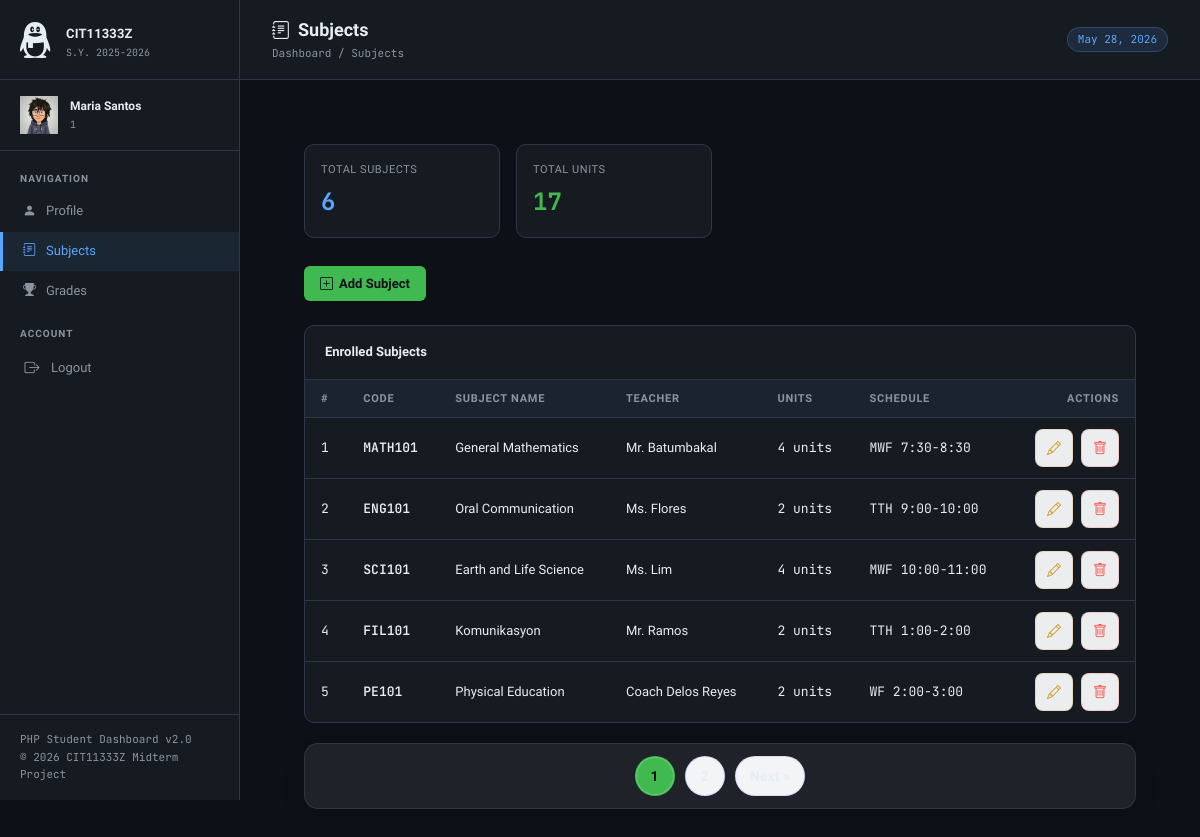
The app's page /admin/subjects.php (signed in) with its own data.
### tables this page shows
CREATE TABLE IF NOT EXISTS subjects (
    id       INT AUTO_INCREMENT PRIMARY KEY,
    user_id  INT NOT NULL,
    code     VARCHAR(20)  NOT NULL,
    name     VARCHAR(100) NOT NULL,
    teacher  VARCHAR(100),
    units    INT,
    schedule VARCHAR(50),
    status   VARCHAR(20) DEFAULT 'Active',
    FOREIGN KEY (user_id) REFERENCES users(id) ON DELETE CASCADE
);

### classes/BaseModel.php (called while the page is built, shortened)
<?php
class BaseModel
{
    public function __construct()
    {
        if (defined('DB_HOST') && defined('DB_NAME') && defined('DB_USER') && defined('DB_PASS')) {
            $dsn = sprintf('mysql:host=%s;dbname=%s;charset=utf8mb4', DB_HOST, DB_NAME);
            $this->pdo = new PDO($dsn, DB_USER, DB_PASS, [
                PDO::ATTR_ERRMODE => PDO::ERRMODE_EXCEPTION,
                PDO::ATTR_DEFAULT_FETCH_MODE => PDO::FETCH_ASSOC,
            ]);
            return;
        }
        throw new RuntimeException('No PDO available. Ensure admin/db.php defines a $pdo or DB_* constants.');
    }
}

### classes/Subject.php (called while the page is built, shortened)
<?php
require_once __DIR__ . '/BaseModel.php';
class Subject extends BaseModel
{
    private function userId(): int {
        return (int) ($_SESSION['user']['id'] ?? 0);
    }
    public function getAll(?int $limit = null, ?int $offset = null): array {
        $uid = $this->userId();
        $sql = 'SELECT * FROM subjects WHERE user_id = :uid ORDER BY id ASC';
        if ($limit !== null) {
            $sql .= ' LIMIT :limit';
        }
        $stmt = $this->pdo->prepare($sql);
        $stmt->bindValue(':uid', $uid, PDO::PARAM_INT);
        if ($limit !== null) {
            $stmt->bindValue(':limit', $limit, PDO::PARAM_INT);
        }
        $stmt->execute();
        return $stmt->fetchAll();
    }
    public function countAll(): int {
        $stmt = $this->pdo->prepare('SELECT COUNT(*) AS cnt FROM subjects WHERE user_id = ?');
        $stmt->execute([$this->userId()]);
        return (int) ($stmt->fetch()['cnt'] ?? 0);
    }
    public function stats(): array {
        $stmt = $this->pdo->prepare('SELECT COUNT(*) AS total, COALESCE(SUM(units),0) AS total_units FROM subjects WHERE user_id = ?');
        $stmt->execute([$this->userId()]);
        $row = $stmt->fetch();
        return [
            'total'       => (int) ($row['total']      ?? 0),
            'total_units' => (int) ($row['total_units'] ?? 0),
        ];
    }
}

### admin/subjects.php (the view, shortened to what this page needs)
<?php
require_once __DIR__ . '/../classes/Subject.php';
$subjectModel = new Subject();
$perPage = 5;
$page = max(1, (int)($_GET['page'] ?? 1));
$offset = ($page - 1) * $perPage;
$subjects = $subjectModel->getAll($perPage, $offset);
$total_subjects = $subjectModel->countAll();
$stats = $subjectModel->stats();
$total_units = (int) ($stats['total_units'] ?? array_sum(array_column($subjects, 'units')));
$page_icon   = '<i class="bi bi-journal-text"></i>';
include 'header.php';
?>
<main class="content">
    <div class="stats-row">
        <div class="stat-card">
            <div class="stat-label">Total Subjects</div>
            <div class="stat-value blue"><?= $total_subjects ?></div>
        </div>
        <div class="stat-card">
            <div class="stat-label">Total Units</div>
            <div class="stat-value green"><?= $total_units ?></div>
        </div>
    </div>
    <div style="margin-bottom: 24px;">
        <button type="button" class="btn-add" onclick="openModal()">
            <i class="bi bi-plus-square"></i> Add Subject
        </button>
    </div>
    <div class="table-card">
        <div class="table-card-header">
            <div class="table-card-title">Enrolled Subjects</div>
        </div>
        <table class="data-table">
            <thead>
                <tr>
                    <th>#</th>
                    <th>Code</th>
                    <th>Subject Name</th>
                    <th>Teacher</th>
                    <th>Units</th>
                    <th>Schedule</th>
                    <th>Actions</th>
                </tr>
            </thead>
            <tbody>
                <?php foreach ($subjects as $i => $subject): ?>
                <tr>
                    <td class="id-cell"><?= $offset + $i + 1 ?></td>
                    <td class="code-cell"><?= htmlspecialchars($subject['code']) ?></td>
                    <td><?= htmlspecialchars($subject['name']) ?></td>
                    <td><?= htmlspecialchars($subject['teacher']) ?></td>
                    <td class="id-cell"><?= $subject['units'] ?> units</td>
                    <td class="schedule-tag"><?= htmlspecialchars($subject['schedule']) ?></td>
                    <td>
                        <div class="action-buttons">
                            <button type="button" class="btn-action btn-edit" onclick="editSubject(<?= $subject['id'] ?>)">
                                <i class="bi bi-pencil"></i>
                            </button>
                            <button type="button" class="btn-action btn-delete" onclick="deleteSubject(<?= $subject['id'] ?>, '<?= htmlspecialchars($subject['name']) ?>')">
                                <i class="bi bi-trash"></i>
                            </button>
                        </div>
                    </td>
                </tr>
                <?php endforeach; ?>
            </tbody>
        </table>
    </div>
    <?php if ($total_subjects > $perPage):
        $totalPages = (int) ceil($total_subjects / $perPage);
    ?>
    <div class="pagination">
        <?php for ($p = 1; $p <= $totalPages; $p++): ?>
            <?php if ($p === $page): ?>
                <span class="page-link current"><?= $p ?></span>
            <?php else: ?>
                <a class="page-link" href="?page=<?= $p ?>"><?= $p ?></a>
            <?php endif; ?>
        <?php endfor; ?>
        <?php if ($page < $totalPages): ?>
            <a class="page-link" href="?page=<?= $page + 1 ?>">Next &raquo;</a>
        <?php endif; ?>
    </div>
    <?php endif; ?>
</main>
<?php include 'footer.php'; ?>

### src/style/global.css (style rules this page uses)
*, *::before, *::after { box-sizing: border-box; margin: 0; padding: 0; }
:root { --bg: #0d1117; --surface: #161b22; --surface2: #1c2330; --border: #2d3748; --accent: #58a6ff; --accent2: #3fb950; --accent3: #d29922; --accent4: #f85149; --text: #e6edf3; --text-muted:#8b949e; --sidebar-w: 240px; --font: 'Sora', sans-serif; --mono: 'JetBrains Mono', monospace; }

### src/style/admin-styles.css (style rules this page uses)
html, body { height: 100%; font-family: var(--font); background: var(--bg); color: var(--text); font-size: 14px; line-height: 1.6; }
.content { padding: 32px; flex: 1; }
.stats-row { display: grid; grid-template-columns: repeat(auto-fill, minmax(160px, 1fr)); gap: 16px; margin-bottom: 28px; }
.stat-card { background: var(--surface); border: 1px solid var(--border); border-radius: 10px; padding: 16px; display: flex; flex-direction: column; gap: 4px; }
.stat-label { font-size: 11px; color: var(--text-muted); text-transform: uppercase; letter-spacing: 0.05em; }
.stat-value { font-size: 24px; font-weight: 700; font-family: var(--mono); color: var(--text); }
.stat-value.green { color: var(--accent2); }
.stat-value.blue { color: var(--accent); }
.table-card { background: var(--surface); border: 1px solid var(--border); border-radius: 10px; overflow: hidden; }
.table-card-header { padding: 16px 20px; border-bottom: 1px solid var(--border); display: flex; align-items: center; justify-content: space-between; }
.table-card-title { font-size: 13px; font-weight: 600; color: var(--text); }
.data-table { width: 100%; border-collapse: collapse; }
.data-table thead { background: var(--surface2); }
.data-table th { padding: 10px 16px; text-align: left; font-size: 11px; font-weight: 600; text-transform: uppercase; letter-spacing: 0.07em; color: var(--text-muted); white-space: nowrap; }
.data-table td { padding: 11px 16px; font-size: 13px; color: var(--text); border-top: 1px solid var(--border); vertical-align: middle; }
.schedule-tag { font-family: var(--mono); font-size: 11px; color: var(--text-muted); }
.id-cell { font-family: var(--mono); font-size: 11px; color: var(--text-muted); }
.code-cell { font-family: var(--mono); font-size: 12px; color: var(--accent); font-weight: 600; }
.btn-add { background: var(--accent2); color: #0d1117; border: none; border-radius: 6px; padding: 10px 16px; font-family: var(--font); font-size: 13px; font-weight: 600; cursor: pointer; transition: opacity .15s, transform .1s; display: inline-flex; align-items: center; gap: 6px; }
.action-buttons { display: flex; gap: 8px; justify-content: flex-end; align-items: center; }
.data-table th:last-child, .data-table td:last-child { text-align: right; }
.btn-action { background: rgba(248, 249, 250, 0.95); border: 1px solid rgba(99, 102, 241, 0.15); padding: 8px 10px; min-width: 38px; min-height: 38px; border-radius: 8px; cursor: pointer; font-size: 14px; color: var(--text); transition: background 0.15s ease, transform 0.15s ease, border-color 0.15s ease; display: inline-flex; align-items: center; justify-content: center; }
.btn-edit { color: var(--accent3); border-color: rgba(210, 153, 34, 0.24); }
.btn-delete { color: var(--accent4); border-color: rgba(248, 81, 73, 0.24); }
.pagination { display: flex; flex-wrap: wrap; gap: 10px; justify-content: center; align-items: center; margin: 20px 0 0; padding: 12px 14px; border-radius: 14px; background: rgba(255, 255, 255, 0.08); border: 1px solid rgba(255, 255, 255, 0.08); box-shadow: 0 12px 30px rgba(0, 0, 0, 0.05); }
.page-link { display: inline-flex; align-items: center; justify-content: center; min-width: 40px; height: 40px; padding: 0 14px; border-radius: 999px; border: 1px solid rgba(99, 102, 241, 0.18); background: rgba(248, 249, 250, 0.98); color: var(--text); text-decoration: none; font-size: 14px; font-weight: 600; letter-spacing: 0.01em; transition: background 0.2s ease, border-color 0.2s ease, transform 0.2s ease; }
.page-link.current { background: var(--accent2); color: #0d1117; border-color: transparent; box-shadow: inset 0 0 0 1px rgba(255,255,255,0.22); font-weight: 700; }

### records on screen
subjects: i "1", code "MATH101", name "General Mathematics", teacher "Mr. Batumbakal", units "4", schedule "MWF 7:30-8:30"
subjects: i "2", code "ENG101", name "Oral Communication", teacher "Ms. Flores", units "2", schedule "TTH 9:00-10:00"
subjects: i "3", code "SCI101", name "Earth and Life Science", teacher "Ms. Lim", units "4", schedule "MWF 10:00-11:00"
subjects: i "4", code "FIL101", name "Komunikasyon", teacher "Mr. Ramos", units "2", schedule "TTH 1:00-2:00"
subjects: i "5", code "PE101", name "Physical Education", teacher "Coach Delos Reyes", units "2", schedule "WF 2:00-3:00"

### other values on screen
$_SESSION['user']['name'] "Maria Santos"
$_SESSION['user']['id'] "1"
$page_title "Subjects"
$total_subjects "6"
$total_units "17"
